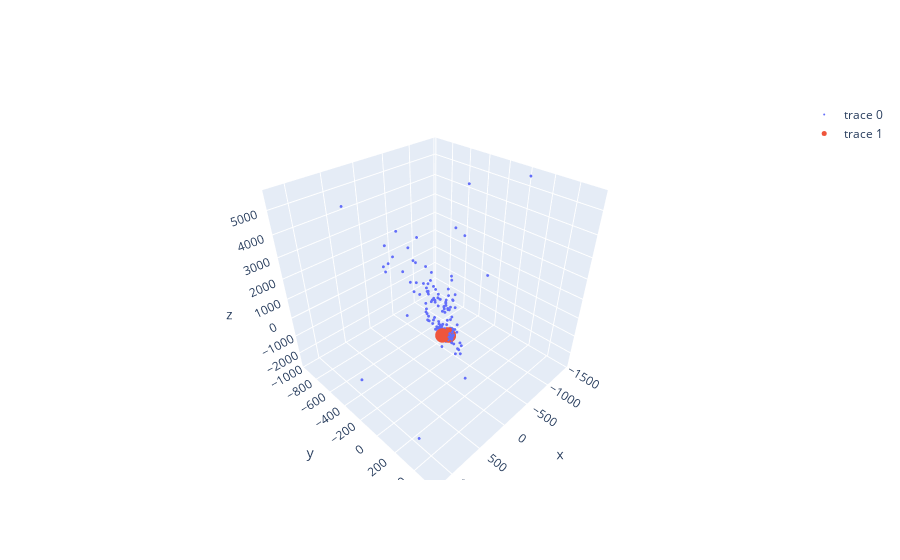

The notebook cell saved with this chart:
### Code cell
import plotly.graph_objects as go

fig = go.Figure(data=[go.Scatter3d(x=landmarks_3d[0], y=landmarks_3d[1], z=landmarks_3d[2],
                                   mode='markers', marker_size=1)] + [go.Scatter3d(x=camera_poses[0], y=camera_poses[1], z=camera_poses[2],
                                   mode='markers', marker_size=5)])
fig.show()
fig.write_html("feature_map.html")

### Figure 1 — Plotly figure (JSON) as saved in the notebook; plotly's stock layout.template omitted (floating-point values rounded to 4 significant figures; data arrays with more than 128 entries replaced by an {"elided": "..."} marker saying what was removed)
{"data": [{"marker": {"size": 1}, "mode": "markers", "type": "scatter3d", "x": {"elided": "1230 float values"}, "y": {"elided": "1230 float values"}, "z": {"elided": "1230 float values"}}, {"marker": {"size": 5}, "mode": "markers", "type": "scatter3d", "x": [0, 0.512, 0.2703, -0.0104, 0.4014, 0.422, 0.07674, 0.2652, 1.818, 99.48, 15.78, 5.076, 5.404, 5.805, 6.22, 6.435, 6.621, 7.3, 7.843], "y": [0, 9.487, 10.15, 9.63, 9.694, 9.689, 9.387, 9.006, 1.359, -3.173, 4.011, -3.544, -3.738, -3.805, -3.95, -3.997, -4.051, -4.343, -4.532], "z": [0, -26.36, -29.1, -27.09, -27.59, -26.86, -25.14, -25.36, -18.09, 123.2, 10.84, 2.422, 2.359, 2.198, 2.02, 1.877, 1.943, 1.864, 1.823]}], "layout": {}}
